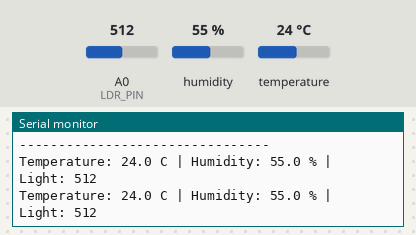
The sketch below on a simulated Arduino Uno, built with avr-gcc and run on an emulated ATmega328P. Parts: the last lines printed to the serial monitor. The inputs (shaded band) are chosen by the test bench; at power-on: humidity 55 %, A0 (LDR_PIN) = 512, temperature 24 °C.

Above: at 2.9 s.
3.0 s: humidity set to 22 %
At 4.7 s:
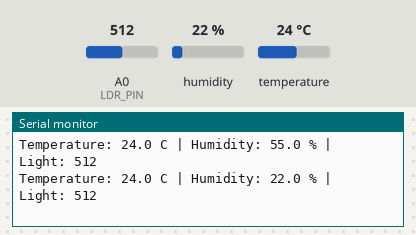
5.7 s: A0 (LDR_PIN) set to 716
At 7.1 s:
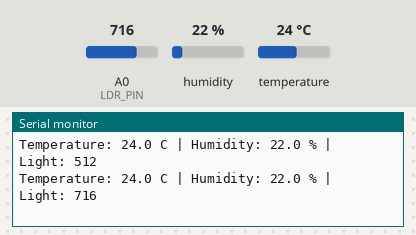
8.4 s: temperature set to 12 °C
At 10.8 s:
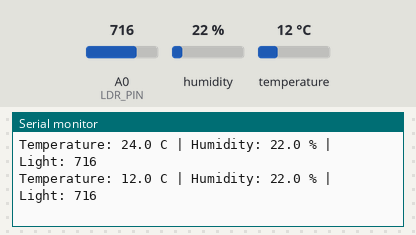
11.1 s: A0 (LDR_PIN) set to 900
At 13.2 s:
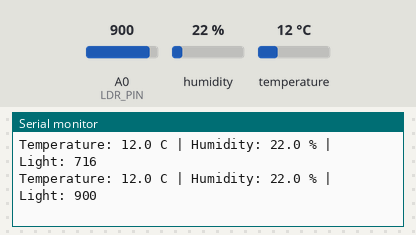
13.8 s: humidity set to 40 %
At 15.6 s:
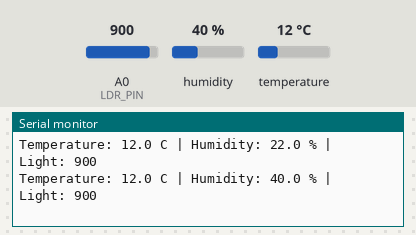
Timing chart, 0 to 17.1 s (numbered marks = the images above; inputs shaded):
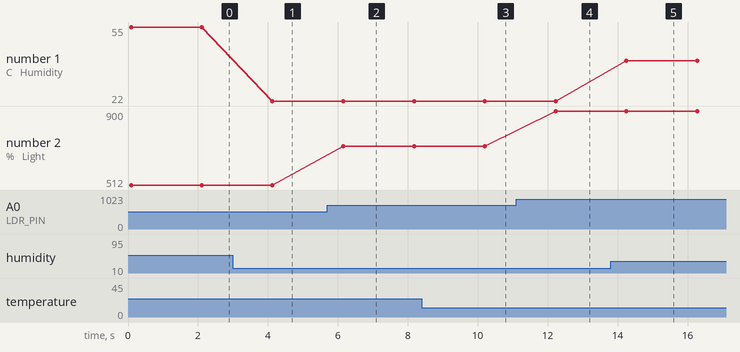

Measured:
- after the input at 3.0 s, the serial monitor: prints a new line after 1.1 s (image 1)
- after the input at 5.7 s, the serial monitor: prints a new line after 0.45 s (image 2)
- after the input at 8.4 s, the serial monitor: prints a new line after 1.8 s (image 3)
- after the input at 11.1 s, the serial monitor: prints a new line after 1.1 s (image 4)
- after the input at 13.8 s, the serial monitor: prints a new line after 0.45 s (image 5)
- plotted number 1: 55 → 22 after the input at 3.0 s, 22 → 40 after the input at 13.8 s
- plotted number 2: 512 → 716 after the input at 5.7 s, 716 → 900 after the input at 11.1 s

The sketch:

environment_monitor.ino
```cpp
#include <DHT.h>

// DHT11 data pin
#define DHTPIN 2
#define DHTTYPE DHT11

// LDR analog pin
#define LDR_PIN A0

DHT dht(DHTPIN, DHTTYPE);

void setup()
{
  Serial.begin(9600);
  dht.begin();

  Serial.println("AI Environment Monitor");
  Serial.println("Sensor initialization complete.");
  Serial.println("--------------------------------");
}

void loop()
{
  // Read temperature and humidity
  float humidity = dht.readHumidity();
  float temperature = dht.readTemperature();

  // Read light level
  int lightLevel = analogRead(LDR_PIN);

  // Check DHT11 readings
  if (isnan(humidity) || isnan(temperature))
  {
    Serial.println("ERROR: Failed to read DHT11 sensor.");
  }
  else
  {
    Serial.print("Temperature: ");
    Serial.print(temperature, 1);
    Serial.print(" C | Humidity: ");
    Serial.print(humidity, 1);
    Serial.print(" % | Light: ");
    Serial.println(lightLevel);
  }

  delay(2000);
}
```
